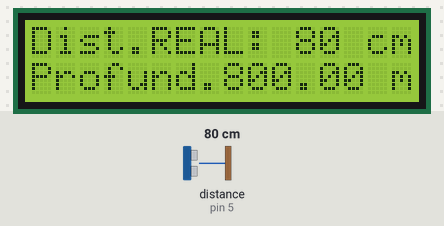
Bench run of a sketch on a simulated Arduino Uno, built with avr-gcc and run on an emulated ATmega328P. Shown: 16×2 character LCD. Inputs (shaded band) come from the test bench; at power-on: distance to the obstacle (sensor on pin 5) 80 cm. The echo pulse lasts 58.3 µs per cm.

Above: at 1.2 s.
1.3 s: distance to the obstacle (sensor on pin 5) set to 2 cm
At 3.4 s:
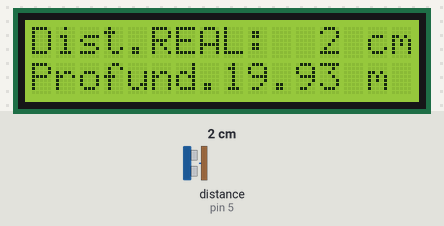
3.7 s: distance to the obstacle (sensor on pin 5) set to 4 cm
At 5.0 s:
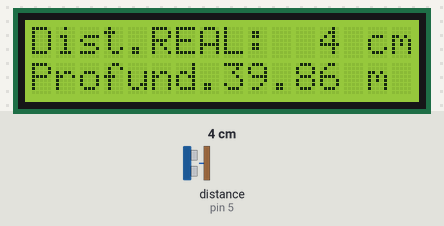
5.8 s: distance to the obstacle (sensor on pin 5) set to 9 cm
At 7.8 s:
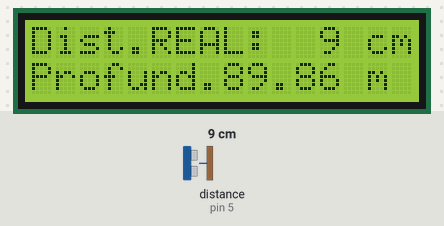
Timing chart, 0 to 9.3 s (numbered marks = the images above; inputs shaded):
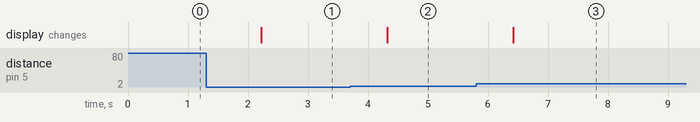

Measured:
- after the input at 1.3 s, the display: changes after 0.92 s (image 1)
- after the input at 3.7 s, the display: changes after 0.62 s (image 2)
- after the input at 5.8 s, the display: changes after 0.62 s (image 3)

The sketch:

Metodo_Sismico2.0.ino
```cpp
// include the library code:
#include <Wire.h>
#include <LiquidCrystal_I2C.h>
#include <Ultrasonic.h>
//Definimos o pino do Arduino que utilizaremos para conectar ao pin TRIGGER do sensor oHC-SR04
#define PINO_TRIGGER 4
//Definimos o pino do Arduino que utilizaraemos para conectar ao pino ECHO do sensor HC-SR04
#define PINO_ECHO 5
//Inicializamos nosso sensor ultrassonico HC-SR04 informando a ele
//os pinos atribuidos para TRIGGER e ECHO respectivamente
Ultrasonic ultrasonic(PINO_TRIGGER, PINO_ECHO);
//Definimos os pinos do nosso Arduino que utilizaremos para conectar ao display LCD
LiquidCrystal_I2C lcd(0x3F, 16, 2);


// initialize the library by associating any needed LCD interface pin
// with the arduino pin number it is connected to


void setup() {

  lcd.init();       // Initialize the lcd
  lcd.backlight();  // turn on the backlight

}

void loop() {
  float cmMsec;
  //Le os dados do sensor, com o tempo de retorno do sinal
  long microsec = ultrasonic.timing();

  cmMsec = ultrasonic.convert(microsec, Ultrasonic::CM);
   // INCLUSAO PARA APRESENTAR VALOR SEM CASAS DECIMAS EM CENTIMETROS e METROS
  //-------------------------------------------------------------------------
  //-------------------------------------------------------------------------
    String cmMsecToMetersFinal = String(cmMsec *10); //transformamos nossa variavel "cmMsec" que está até aqui em "cm" para "metros"
  String cmMsecString = String(cmMsec, 0); //aqui pego a variavel que armazena os valores em centimetros e no segundo argumento ("0") serve para dizer que nao quero nenhuma casa decimal (ou seja, numero intero apenas). RCosta.
  String cmMsecStringFinal = cmMsecString + " cm"; // temos agora o valor numa STRING em CENTIMETROS
  String mMsecToMetersFinal = cmMsecToMetersFinal + " m";
  //Apresentamos os dados, em centimetros, no display LCD e no Monitor Serial
  lcd.setCursor(0, 0);
  lcd.print("Dist.REAL: ");
  lcd.print("        ");
  lcd.setCursor(11, 0);
  lcd.print(cmMsecStringFinal);
  //lcd.print("cm");

  Serial.print("Dist.REAL: ");
  Serial.print(cmMsecStringFinal);

  //Apresentamos os dados, em metros, no display LCD e no Monitor Serial
  lcd.setCursor(0, 1);
  lcd.print("Profund.: ");
  lcd.print("        ");
  lcd.setCursor(8, 1);
  lcd.print(mMsecToMetersFinal);

  Serial.print(", Profundidade: ");
  Serial.println(mMsecToMetersFinal);


  delay(1000);

}
```
